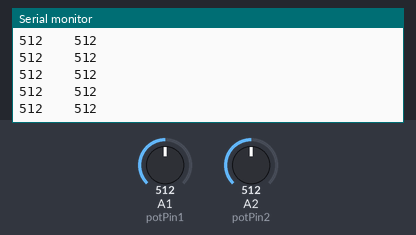
Simulated run of this sketch. Board: Arduino Uno, built with avr-gcc and run on an emulated ATmega328P. On the bench: the last lines printed to the serial monitor. The inputs (shaded band) are chosen by the test bench; at power-on: A1 (potPin1) = 512, A2 (potPin2) = 512.

Above: at 1.2 s.
1.3 s: A1 (potPin1) set to 981
At 2.0 s:
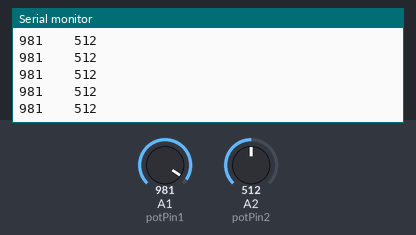
2.8 s: A1 (potPin1) set to 1012
At 3.6 s:
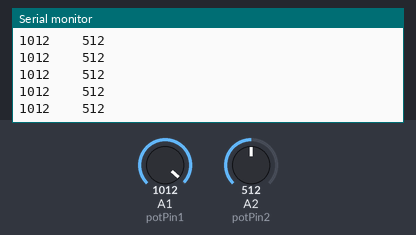
4.3 s: A2 (potPin2) set to 989
At 5.3 s:
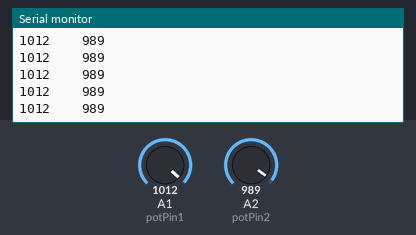
5.8 s: A2 (potPin2) set to 1011
At 6.7 s:
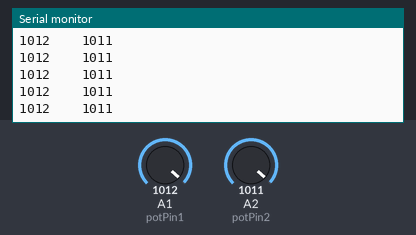
Timing chart, 0 to 8.8 s (numbered marks = the images above; inputs shaded):
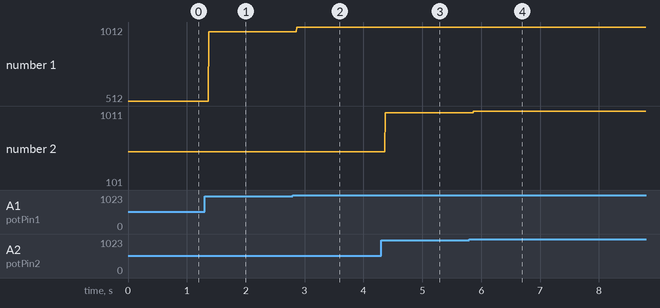

Measured:
- after the input at 1.3 s, the serial monitor: prints a new line after 0.07 s (image 1)
- after the input at 2.8 s, the serial monitor: prints a new line after 0.07 s (image 2)
- after the input at 4.3 s, the serial monitor: prints a new line after 0.07 s (image 3)
- after the input at 5.8 s, the serial monitor: prints a new line after 0.07 s (image 4)
- plotted number 1: 512 → 981 after the input at 1.3 s, 981 → 1012 after the input at 2.8 s
- plotted number 2: 512 → 989 after the input at 4.3 s, 989 → 101 after the input at 5.8 s

The sketch:

Potentiometer.ino
```cpp
#define potPin1 A1
#define potPin2 A2
int val1 = 0;
int val2 = 0;


void setup() {
  pinMode(potPin1, INPUT);
  pinMode(potPin2, INPUT);
  Serial.begin(9600);
}

void loop() {
  val1 = analogRead(potPin1);
  val2 = analogRead(potPin2);
  Serial.print(val1);
  Serial.print("    ");
  Serial.println(val2);

}
```
